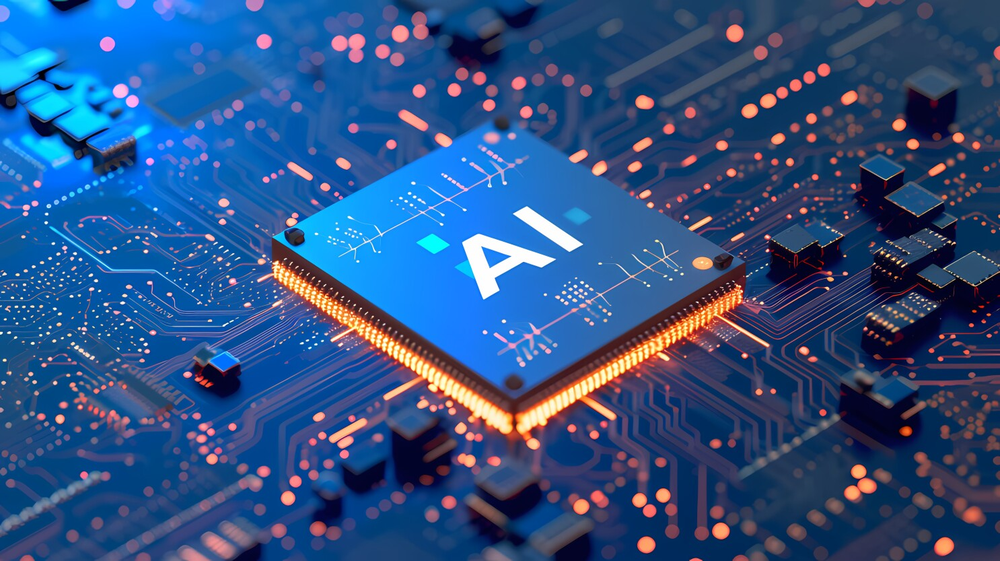
#> input picture baby_steps/assets/test.png, 1000 x 561 px, shrunk from 1486 x 833 before the run, found by its file name
$ python 06_colorSpace.py
#> lines starting #> are read from the running program, lines starting #| are printed output that depends on the picture
import cv2
import os

img = cv2.imread(os.path.join('computer-vision/baby_steps/assets', 'test.png'))
#> img is the input picture: shape (561, 1000, 3); mean B, G, R 132.2, 81.6, 45.7

# convert the image to different color spaces
gray_img = cv2.cvtColor(img, cv2.COLOR_BGR2GRAY)
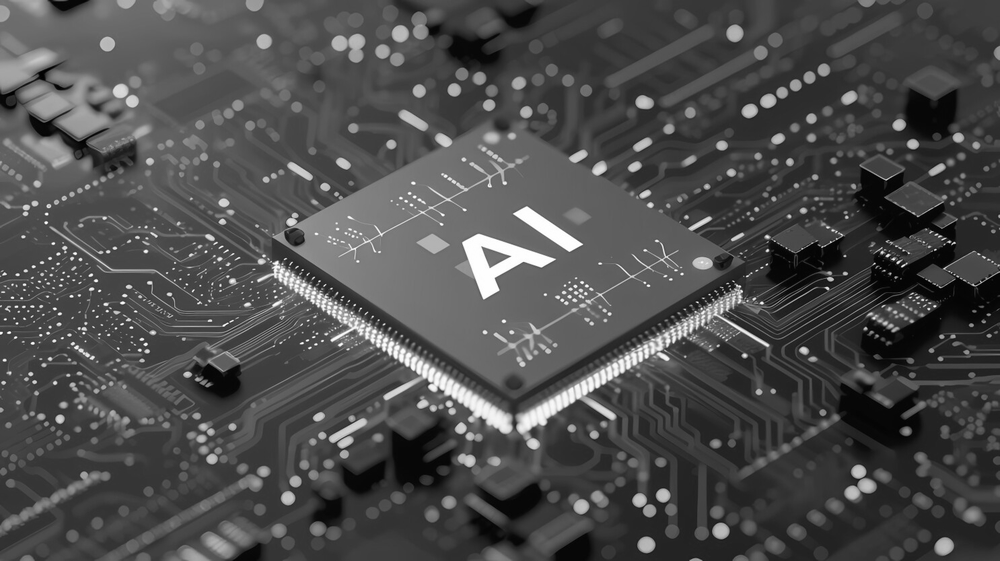
#> gray_img: shape (561, 1000); min 0, max 255, mean 76.7
hsv_img = cv2.cvtColor(img, cv2.COLOR_BGR2HSV)
#> hsv_img: shape (561, 1000, 3); mean H, S, V 107.5, 186.4, 139.9
lab_img = cv2.cvtColor(img, cv2.COLOR_BGR2Lab)
#> lab_img: shape (561, 1000, 3); mean of channels 0, 1, 2 89.7, 137.1, 97.9

cv2.imshow('Original Image', img)
cv2.imshow('Grayscale Image', gray_img)
cv2.imshow('HSV Image', hsv_img)
cv2.imshow('Lab Image', lab_img)

cv2.waitKey(0)
cv2.destroyAllWindows()
